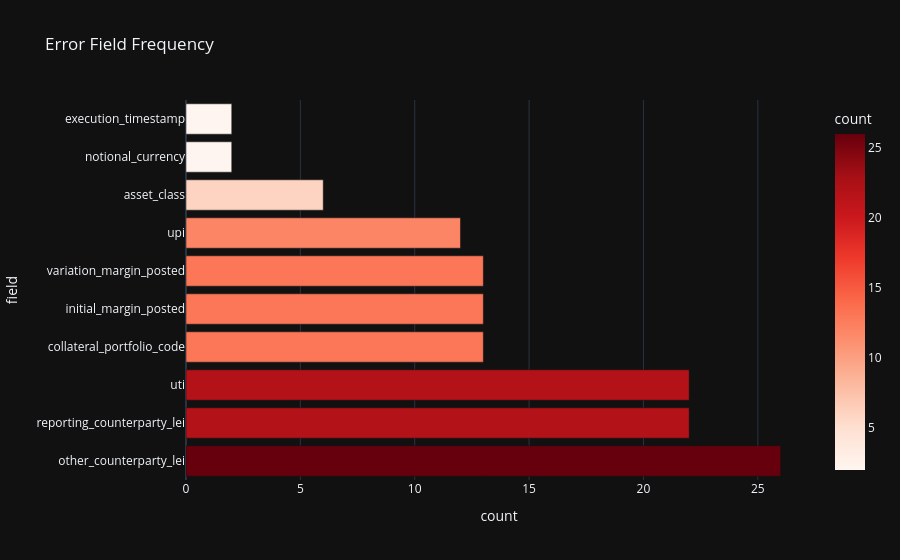

The cell this chart's notebook holds for it:
### Code cell
# Chart 2: Error frequency chart
print("2. Error frequency chart")

errors = []
for c in compliance_results:
    for f in c.get("findings", []):
        errors.append(f.get("field", "unknown"))

if errors:
    df_err = pd.Series(errors).value_counts().reset_index()
    df_err.columns = ["field", "count"]
    fig2 = px.bar(df_err, x="count", y="field", orientation="h",
                   title="Error Field Frequency",
                   color="count", color_continuous_scale="Reds")
    fig2.show()
else:
    print("no error data")

### Figure 1 — Plotly figure (JSON) as saved in the notebook; plotly's stock layout.template omitted (floating-point values rounded to 4 significant figures)
{"data": [{"hovertemplate": "count=%{marker.color}<br>field=%{y}<extra></extra>", "legendgroup": "", "marker": {"color": [26, 22, 22, 13, 13, 13, 12, 6, 2, 2], "coloraxis": "coloraxis", "pattern": {"shape": ""}}, "name": "", "orientation": "h", "showlegend": false, "textposition": "auto", "x": [26, 22, 22, 13, 13, 13, 12, 6, 2, 2], "xaxis": "x", "y": ["other_counterparty_lei", "reporting_counterparty_lei", "uti", "collateral_portfolio_code", "initial_margin_posted", "variation_margin_posted", "upi", "asset_class", "notional_currency", "execution_timestamp"], "yaxis": "y", "type": "bar"}], "layout": {"xaxis": {"anchor": "y", "domain": [0.0, 1.0], "title": {"text": "count"}}, "yaxis": {"anchor": "x", "domain": [0.0, 1.0], "title": {"text": "field"}}, "coloraxis": {"colorbar": {"title": {"text": "count"}}, "colorscale": [[0.0, "rgb(255,245,240)"], [0.125, "rgb(254,224,210)"], [0.25, "rgb(252,187,161)"], [0.375, "rgb(252,146,114)"], [0.5, "rgb(251,106,74)"], [0.625, "rgb(239,59,44)"], [0.75, "rgb(203,24,29)"], [0.875, "rgb(165,15,21)"], [1.0, "rgb(103,0,13)"]]}, "legend": {"tracegroupgap": 0}, "title": {"text": "Error Field Frequency"}, "barmode": "relative"}}
